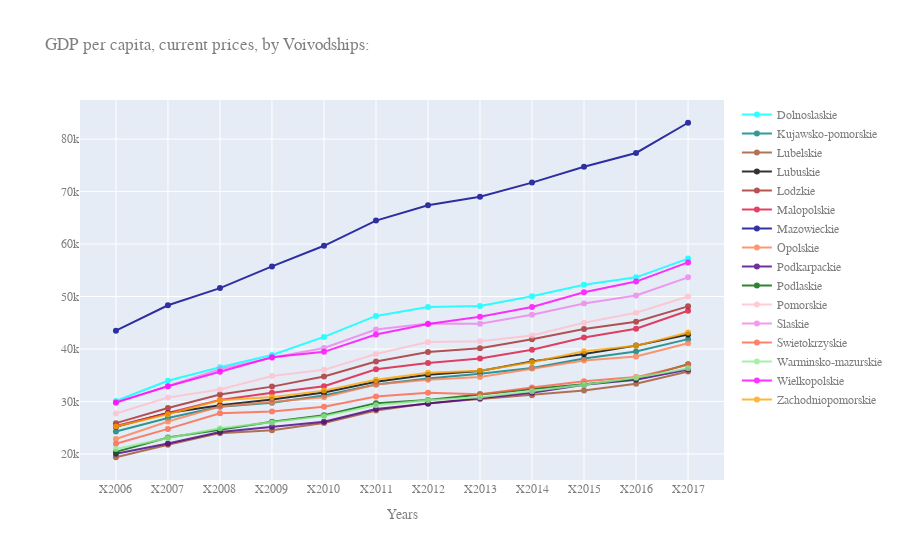

The notebook cell saved with this chart:
### Code cell
df19 = pd.DataFrame(pd.read_csv("~/Desktop/Micro project/GDP.csv", 
                              index_col=0))[["YEAR", "Dolnoslaskie", "Kujawsko-pomorskie", 
           "Lubelskie", "Lubuskie", "Lodzkie", "Malopolskie", "Mazowieckie", 
           "Opolskie", "Podkarpackie", "Podlaskie", "Pomorskie", "Slaskie", 
           "Swietokrzyskie", "Warminsko-mazurskie", "Wielkopolskie", 
           "Zachodniopomorskie"]].copy()

fig = go.Figure()
fig.add_trace(go.Scatter(
                x=df19.YEAR,
                y=df19['Dolnoslaskie'],
                name="Dolnoslaskie",
                line_color='aqua',
                opacity=0.8))

fig.add_trace(go.Scatter(
                x=df19.YEAR,
                y=df19['Kujawsko-pomorskie'],
                name="Kujawsko-pomorskie",
                line_color='teal',
                opacity=0.8))

fig.add_trace(go.Scatter(
                x=df19.YEAR,
                y=df19['Lubelskie'],
                name="Lubelskie",
                line_color='sienna',
                opacity=0.8))

fig.add_trace(go.Scatter(
                x=df19.YEAR,
                y=df19['Lubuskie'],
                name="Lubuskie",
                line_color='black',
                opacity=0.8))

fig.add_trace(go.Scatter(
                x=df19.YEAR,
                y=df19['Lodzkie'],
                name="Lodzkie",
                line_color='brown',
                opacity=0.8))

fig.add_trace(go.Scatter(
                x=df19.YEAR,
                y=df19['Malopolskie'],
                name="Malopolskie",
                line_color='crimson',
                opacity=0.8))

fig.add_trace(go.Scatter(
                x=df19.YEAR,
                y=df19['Mazowieckie'],
                name="Mazowieckie",
                line_color='darkblue',
                opacity=0.8))

fig.add_trace(go.Scatter(
                x=df19.YEAR,
                y=df19['Opolskie'],
                name="Opolskie",
                line_color='coral',
                opacity=0.8))

fig.add_trace(go.Scatter(
                x=df19.YEAR,
                y=df19['Podkarpackie'],
                name="Podkarpackie",
                line_color='indigo',
                opacity=0.8))

fig.add_trace(go.Scatter(
                x=df19.YEAR,
                y=df19['Podlaskie'],
                name="Podlaskie",
                line_color='darkgreen',
                opacity=0.8))

fig.add_trace(go.Scatter(
                x=df19.YEAR,
                y=df19['Pomorskie'],
                name="Pomorskie",
                line_color='pink',
                opacity=0.8))

fig.add_trace(go.Scatter(
                x=df19.YEAR,
                y=df19['Slaskie'],
                name="Slaskie",
                line_color='violet',
                opacity=0.8))

fig.add_trace(go.Scatter(
                x=df19.YEAR,
                y=df19['Swietokrzyskie'],
                name="Swietokrzyskie",
                line_color='tomato',
                opacity=0.8))

fig.add_trace(go.Scatter(
                x=df19.YEAR,
                y=df19['Warminsko-mazurskie'],
                name="Warminsko-mazurskie",
                line_color='lightgreen',
                opacity=0.8))

fig.add_trace(go.Scatter(
                x=df19.YEAR,
                y=df19['Wielkopolskie'],
                name="Wielkopolskie",
                line_color='fuchsia',
                opacity=0.8))

fig.add_trace(go.Scatter(
                x=df19.YEAR,
                y=df19['Zachodniopomorskie'],
                name="Zachodniopomorskie",
                line_color='orange',
                opacity=0.8))

fig.update_layout(title="GDP per capita, current prices, by Voivodships:",
    xaxis_title="Years",
    font=dict(
        family="Courier New, monospace, bold",
        color="#7f7f7f"
    )
)

fig.show()

### Figure 1 — Plotly figure (JSON) as saved in the notebook; plotly's stock layout.template omitted (floating-point values rounded to 4 significant figures)
{"data": [{"line": {"color": "aqua"}, "name": "Dolnoslaskie", "opacity": 0.8, "type": "scatter", "x": ["X2006", "X2007", "X2008", "X2009", "X2010", "X2011", "X2012", "X2013", "X2014", "X2015", "X2016", "X2017"], "y": [30076, 33942, 36507, 38845, 42295, 46296, 47986, 48179, 50061, 52237, 53659, 57228]}, {"line": {"color": "teal"}, "name": "Kujawsko-pomorskie", "opacity": 0.8, "type": "scatter", "x": ["X2006", "X2007", "X2008", "X2009", "X2010", "X2011", "X2012", "X2013", "X2014", "X2015", "X2016", "X2017"], "y": [24259, 26854, 28965, 29746, 31127, 33231, 34365, 35280, 36387, 38202, 39503, 41875]}, {"line": {"color": "sienna"}, "name": "Lubelskie", "opacity": 0.8, "type": "scatter", "x": ["X2006", "X2007", "X2008", "X2009", "X2010", "X2011", "X2012", "X2013", "X2014", "X2015", "X2016", "X2017"], "y": [19359, 21745, 23956, 24489, 25875, 28282, 29648, 30449, 31192, 32077, 33371, 35712]}, {"line": {"color": "black"}, "name": "Lubuskie", "opacity": 0.8, "type": "scatter", "x": ["X2006", "X2007", "X2008", "X2009", "X2010", "X2011", "X2012", "X2013", "X2014", "X2015", "X2016", "X2017"], "y": [25155, 27778, 29265, 30388, 31723, 33738, 35078, 35786, 37637, 39053, 40639, 42755]}, {"line": {"color": "brown"}, "name": "Lodzkie", "opacity": 0.8, "type": "scatter", "x": ["X2006", "X2007", "X2008", "X2009", "X2010", "X2011", "X2012", "X2013", "X2014", "X2015", "X2016", "X2017"], "y": [25863, 28751, 31324, 32822, 34747, 37620, 39403, 40145, 41869, 43790, 45199, 48126]}, {"line": {"color": "crimson"}, "name": "Malopolskie", "opacity": 0.8, "type": "scatter", "x": ["X2006", "X2007", "X2008", "X2009", "X2010", "X2011", "X2012", "X2013", "X2014", "X2015", "X2016", "X2017"], "y": [25308, 27739, 30257, 31651, 32909, 36119, 37334, 38167, 39834, 42172, 43865, 47272]}, {"line": {"color": "darkblue"}, "name": "Mazowieckie", "opacity": 0.8, "type": "scatter", "x": ["X2006", "X2007", "X2008", "X2009", "X2010", "X2011", "X2012", "X2013", "X2014", "X2015", "X2016", "X2017"], "y": [43494, 48330, 51600, 55738, 59666, 64473, 67389, 69028, 71715, 74738, 77360, 83123]}, {"line": {"color": "coral"}, "name": "Opolskie", "opacity": 0.8, "type": "scatter", "x": ["X2006", "X2007", "X2008", "X2009", "X2010", "X2011", "X2012", "X2013", "X2014", "X2015", "X2016", "X2017"], "y": [22852, 26176, 29043, 29892, 30818, 33237, 34152, 34640, 36299, 37818, 38553, 41080]}, {"line": {"color": "indigo"}, "name": "Podkarpackie", "opacity": 0.8, "type": "scatter", "x": ["X2006", "X2007", "X2008", "X2009", "X2010", "X2011", "X2012", "X2013", "X2014", "X2015", "X2016", "X2017"], "y": [20039, 21961, 24191, 25159, 26122, 28545, 29554, 30585, 31644, 33177, 34120, 36088]}, {"line": {"color": "darkgreen"}, "name": "Podlaskie", "opacity": 0.8, "type": "scatter", "x": ["X2006", "X2007", "X2008", "X2009", "X2010", "X2011", "X2012", "X2013", "X2014", "X2015", "X2016", "X2017"], "y": [20378, 23113, 24599, 26130, 27381, 29672, 30288, 31374, 32352, 33276, 34300, 37077]}, {"line": {"color": "pink"}, "name": "Pomorskie", "opacity": 0.8, "type": "scatter", "x": ["X2006", "X2007", "X2008", "X2009", "X2010", "X2011", "X2012", "X2013", "X2014", "X2015", "X2016", "X2017"], "y": [27690, 30729, 32259, 34829, 36017, 39054, 41341, 41457, 42570, 45001, 46913, 50001]}, {"line": {"color": "violet"}, "name": "Slaskie", "opacity": 0.8, "type": "scatter", "x": ["X2006", "X2007", "X2008", "X2009", "X2010", "X2011", "X2012", "X2013", "X2014", "X2015", "X2016", "X2017"], "y": [29744, 32915, 36146, 38339, 40201, 43693, 44863, 44796, 46511, 48686, 50184, 53654]}, {"line": {"color": "tomato"}, "name": "Swietokrzyskie", "opacity": 0.8, "type": "scatter", "x": ["X2006", "X2007", "X2008", "X2009", "X2010", "X2011", "X2012", "X2013", "X2014", "X2015", "X2016", "X2017"], "y": [21921, 24762, 27762, 28090, 28968, 30957, 31642, 31392, 32643, 33844, 34633, 36970]}, {"line": {"color": "lightgreen"}, "name": "Warminsko-mazurskie", "opacity": 0.8, "type": "scatter", "x": ["X2006", "X2007", "X2008", "X2009", "X2010", "X2011", "X2012", "X2013", "X2014", "X2015", "X2016", "X2017"], "y": [20921, 23009, 24886, 25988, 27197, 29257, 30232, 30776, 31957, 33186, 34532, 36306]}, {"line": {"color": "fuchsia"}, "name": "Wielkopolskie", "opacity": 0.8, "type": "scatter", "x": ["X2006", "X2007", "X2008", "X2009", "X2010", "X2011", "X2012", "X2013", "X2014", "X2015", "X2016", "X2017"], "y": [29819, 32895, 35669, 38431, 39454, 42753, 44774, 46150, 48015, 50821, 52844, 56496]}, {"line": {"color": "orange"}, "name": "Zachodniopomorskie", "opacity": 0.8, "type": "scatter", "x": ["X2006", "X2007", "X2008", "X2009", "X2010", "X2011", "X2012", "X2013", "X2014", "X2015", "X2016", "X2017"], "y": [25212, 27539, 30205, 30821, 32061, 34116, 35453, 35851, 37477, 39585, 40594, 43150]}], "layout": {"font": {"color": "#7f7f7f", "family": "Courier New, monospace, bold"}, "title": {"text": "GDP per capita, current prices, by Voivodships:"}, "xaxis": {"title": {"text": "Years"}}}}
